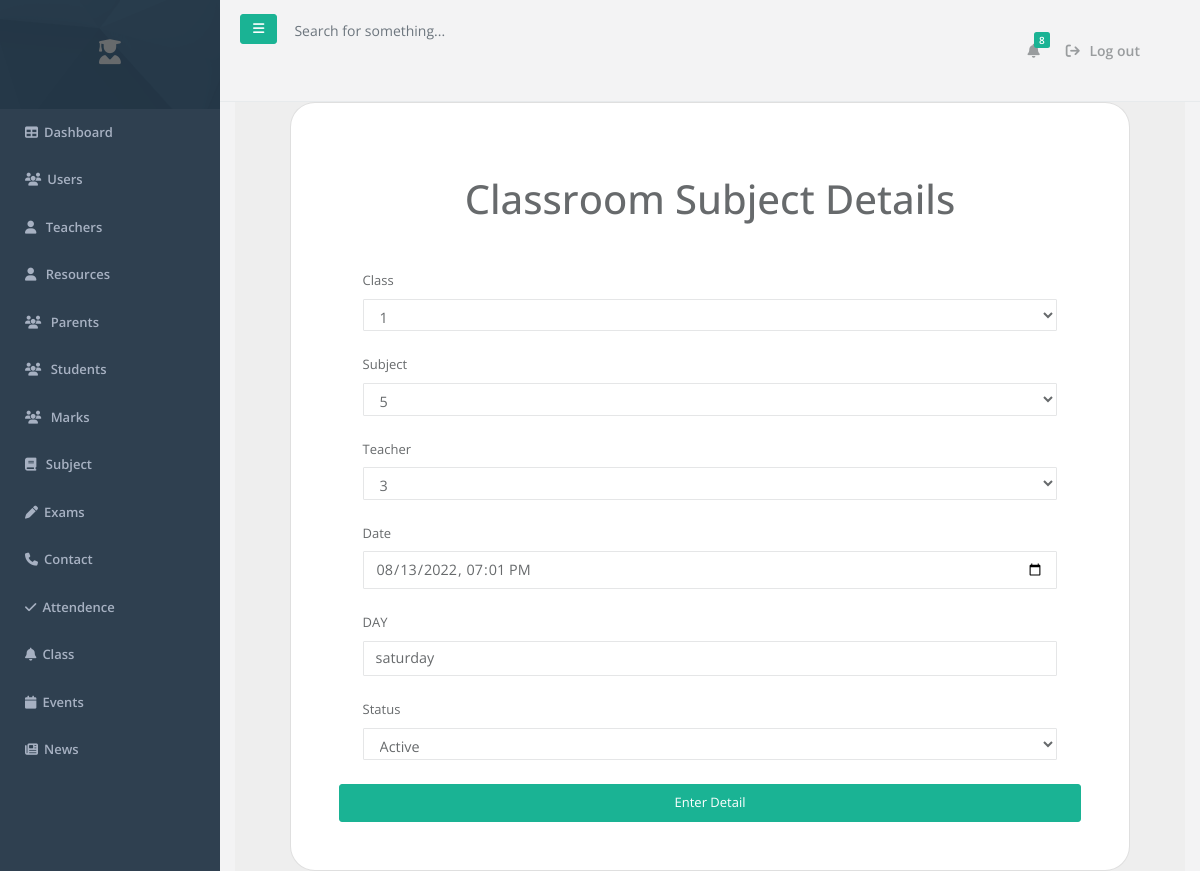
/dashboard/class_room_subject/edit.php?id=3, run on the app's committed database.
### tables this page shows
CREATE TABLE `class_room_subject` (
  `id` int(11) NOT NULL,
  `class_id` int(11) NOT NULL,
  `subject_id` int(11) NOT NULL,
  `teachers_id` int(11) NOT NULL,
  `time` datetime NOT NULL,
  `day` varchar(111) NOT NULL,
  `status` varchar(111) NOT NULL DEFAULT 'active'
);

### dashboard/class_room_subject/edit.php (the view, shortened to what this page needs)
<?php
include "../sidebar_header.php";
include "../database.php";
if(isset($_GET['id'])){
  $link = $db->query("select *from class_room_subject where id =" . $_GET['id']);
  $data = $link->fetch_assoc();
}else{
  echo "something went wrong";
}
?>
<section class="vh-100" style="background-color: #eee;">
  <div class="container h-100">
    <div class="row d-flex justify-content-center align-items-center h-100">
      <div class="col-lg-12 col-xl-11">
        <div class="card text-black" style="border-radius: 25px;">
          <div class="card-body p-md-5">
            <p class="text-center h1 fw-bold mb-5 mx-1 mx-md-4 mt-4">Classroom Subject Details</p>
            <div class="row justify-content-center">
              <div class="col-md-12 col-lg-12 col-xl-12 order-2 ">
              <form class="mx-1 mx-md-4" action="" method="post" >
                  <div class="d-flex flex-row align-items-center mb-4">
                    <div class="form-outline flex-fill mb-0">
                      <label class="form-label" for="form3Example3c">Class</label>
                      <select name="class" id="" class="form-control" >
                        <option value="<?php  echo $data['class_id']  ?>"><?php  echo $data['class_id']  ?></option>
                      </select>
                    </div>
                  </div>
                  <div class="d-flex flex-row align-items-center mb-4">
                    <div class="form-outline flex-fill mb-0">
                      <label class="form-label" for="form3Example3c">Subject</label>
                      <select name="class" id="" class="form-control" >
                        <option value="<?php  echo $data['subject_id']  ?>"><?php  echo $data['subject_id']  ?></option>
                      </select>
                    </div>
                  </div>
                  <div class="d-flex flex-row align-items-center mb-4">
                      <div class="form-outline flex-fill mb-0">
                        <label class="form-label" for="form3Example3c"> Teacher</label>
                        <select name="subject" id="" class="form-control" >
                        <option value="<?php  echo $data['teachers_id']  ?>"><?php  echo $data['teachers_id']  ?></option>
                      </select>
                    </div>
                  </div>
                  <div class="d-flex flex-row align-items-center mb-4">
                    <div class="form-outline flex-fill mb-0">
                      <label class="form-label" for="form3Example1c">Date</label>
                      <input type="datetime-local" id="form3Example1c" value="<?php echo $data['time']  ?>" name="time"  class="form-control" required/>
                    </div>
                  </div>
                  <div class="d-flex flex-row align-items-center mb-4">
                    <div class="form-outline flex-fill mb-0">
                      <label class="form-label" for="form3Example1c">DAY</label>
                      <input type="text" id="form3Example1c" value="<?php echo $data['day']  ?>" name="day"  class="form-control" required/>
                    </div>
                  </div>
                  <div class="d-flex flex-row align-items-center mb-4">
                      <div class="form-outline flex-fill mb-0">
                        <label class="form-label" for="form3Example3c"> Status</label>
                        <select name="status" id="" class="form-control" >
                        <option value="<?php  echo $data['status']  ?>"><?php  echo $data['status']  ?></option>
                      </select>
                    </div>
                  </div>
                  </div>
                  </div>
                  <input type="submit" name="class_room_subjectedit" value="Enter Detail" class="btn btn-block btn-primary btn-lg px-5"/>
              </div>
            </div>
          </div>
    </div>
</div>
</div>
</div>

### data on the page
class_room_subject: class "1", class "5", subject "3", time "08/13/2022 19:01", day "saturday", status "Active"
